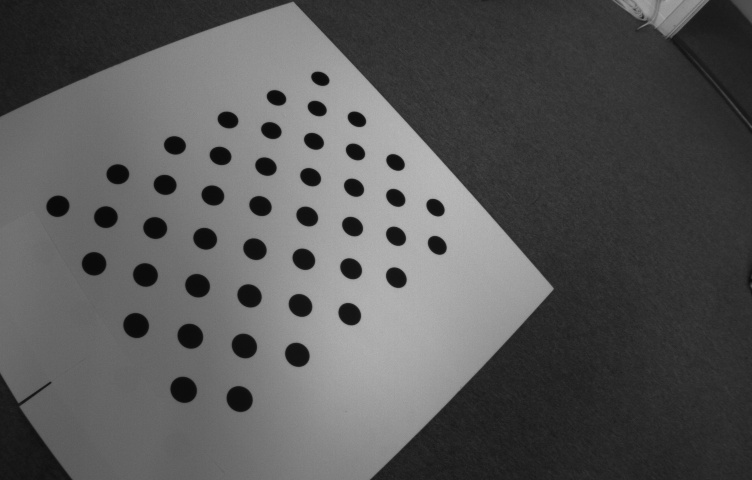
//> input picture uEyeCalibration/images/uEye1/xx0.jpg, 752 x 480 px, given in place of uEye1.xml, which was not available
$ ./calibration   (built with g++ and OpenCV 4)
//> lines starting //> are read from the running program, lines starting //| are printed output that depends on the picture; pictures that were not available may be replaced by others from this repository, and a replacement may not be noted
#include <iostream>
#include <sstream>
#include <time.h>

#include <opencv2/core/core.hpp>
#include <opencv2/imgproc/imgproc.hpp>
#include <opencv2/calib3d/calib3d.hpp>
#include <opencv2/highgui/highgui.hpp>

using namespace cv;
using namespace std;

void help()
{
    cout <<  "This is a camera calibration sample." << endl
         <<  "Usage: calibration configurationFile"  << endl
         <<  "Near the sample file you'll find the configuration file, which has detailed help of "
             "how to edit it.  It may be any OpenCV supported file format XML/YAML." << endl;
}
class Settings
{
public:
    Settings() : goodInput(false) {}
    enum Pattern { NOT_EXISTING, CHESSBOARD, CIRCLES_GRID, ASYMMETRIC_CIRCLES_GRID };
    enum InputType {INVALID, CAMERA, VIDEO_FILE, IMAGE_LIST};

    // [22 lines left out: function write, not called in this run]
    void read(const FileNode& node)                          //Read serialization for this class
    {
        node["BoardSize_Width" ] >> boardSize.width;
        node["BoardSize_Height"] >> boardSize.height;
        node["Calibrate_Pattern"] >> patternToUse;
        node["Square_Size"]  >> squareSize;
        node["Calibrate_NrOfFrameToUse"] >> nrFrames;
        node["Calibrate_FixAspectRatio"] >> aspectRatio;
        node["Write_DetectedFeaturePoints"] >> bwritePoints;
        node["Write_extrinsicParameters"] >> bwriteExtrinsics;
        node["Write_outputFileName"] >> outputFileName;
        node["Calibrate_AssumeZeroTangentialDistortion"] >> calibZeroTangentDist;
        node["Calibrate_FixPrincipalPointAtTheCenter"] >> calibFixPrincipalPoint;
        node["Input_FlipAroundHorizontalAxis"] >> flipVertical;
        node["Show_UndistortedImage"] >> showUndistorsed;
        node["Input"] >> input;
        node["Input_Delay"] >> delay;
        interprate();
    }
    void interprate()
    {
        goodInput = true;
        if (boardSize.width <= 0 || boardSize.height <= 0)
        {
            cerr << "Invalid Board size: " << boardSize.width << " " << boardSize.height << endl;
            goodInput = false;
        }
        if (squareSize <= 10e-6)
        {
            cerr << "Invalid square size " << squareSize << endl;
            goodInput = false;
        }
        if (nrFrames <= 0)
        {
            cerr << "Invalid number of frames " << nrFrames << endl;
            goodInput = false;
        }

        if (input.empty())      // Check for valid input
                inputType = INVALID;
        else
        {
            if (input[0] >= '0' && input[0] <= '9')
            {
                stringstream ss(input);
                ss >> cameraID;
                inputType = CAMERA;
            }
            else
            {
                if (readStringList(input, imageList))
                    {
                        inputType = IMAGE_LIST;
                        nrFrames = (nrFrames < imageList.size()) ? nrFrames : imageList.size();
                    }
                else
                    inputType = VIDEO_FILE;
            }
            if (inputType == CAMERA)
                inputCapture.open(cameraID);
            if (inputType == VIDEO_FILE)
                inputCapture.open(input);
            if (inputType != IMAGE_LIST && !inputCapture.isOpened())
                    inputType = INVALID;
        }
        if (inputType == INVALID)
        {
            cerr << " Inexistent input: " << input;
            goodInput = false;
        }

        flag = 0;
        if(calibFixPrincipalPoint) flag |= CV_CALIB_FIX_PRINCIPAL_POINT;
        if(calibZeroTangentDist)   flag |= CV_CALIB_ZERO_TANGENT_DIST;
        if(aspectRatio)            flag |= CV_CALIB_FIX_ASPECT_RATIO;


        calibrationPattern = NOT_EXISTING;
        if (!patternToUse.compare("CHESSBOARD")) calibrationPattern = CHESSBOARD;
        if (!patternToUse.compare("CIRCLES_GRID")) calibrationPattern = CIRCLES_GRID;
        if (!patternToUse.compare("ASYMMETRIC_CIRCLES_GRID")) calibrationPattern = ASYMMETRIC_CIRCLES_GRID;
        if (calibrationPattern == NOT_EXISTING)
            {
                cerr << " Inexistent camera calibration mode: " << patternToUse << endl;
                goodInput = false;
            }
        atImageList = 0;

    }
    Mat nextImage()
    {
        Mat result;
        if( inputCapture.isOpened() )
        {
            Mat view0;
            inputCapture >> view0;
//> view0 is the input picture: 480 rows x 752 cols, CV_8UC3; min 5, max 189, mean 87
            view0.copyTo(result);
        }
        else if( atImageList < (int)imageList.size() )
            result = imread(imageList[atImageList++], CV_LOAD_IMAGE_COLOR);

        return result;
    }

    static bool readStringList( const string& filename, vector<string>& l )
    {
        l.clear();
        FileStorage fs(filename, FileStorage::READ);
        if( !fs.isOpened() )
            return false;
        FileNode n = fs.getFirstTopLevelNode();
        if( n.type() != FileNode::SEQ )
            return false;
        FileNodeIterator it = n.begin(), it_end = n.end();
        for( ; it != it_end; ++it )
            l.push_back((string)*it);
        return true;
    }
public:
    Size boardSize;            // The size of the board -> Number of items by width and height
    Pattern calibrationPattern;// One of the Chessboard, circles, or asymmetric circle pattern
    float squareSize;          // The size of a square in your defined unit (point, millimeter,etc).
    int nrFrames;              // The number of frames to use from the input for calibration
    float aspectRatio;         // The aspect ratio
    int delay;                 // In case of a video input
    bool bwritePoints;         //  Write detected feature points
    bool bwriteExtrinsics;     // Write extrinsic parameters
    bool calibZeroTangentDist; // Assume zero tangential distortion
    bool calibFixPrincipalPoint;// Fix the principal point at the center
    bool flipVertical;          // Flip the captured images around the horizontal axis
    string outputFileName;      // The name of the file where to write
    bool showUndistorsed;       // Show undistorted images after calibration
    string input;               // The input ->


    int cameraID;
    vector<string> imageList;
    int atImageList;
    VideoCapture inputCapture;
    InputType inputType;
    bool goodInput;
    int flag;

private:
    string patternToUse;


};

// [4 lines left out: function write, not called in this run]
void read(const FileNode& node, Settings& x, const Settings& default_value = Settings())
{
    if(node.empty())
        x = default_value;
    else
        x.read(node);
}

enum { DETECTION = 0, CAPTURING = 1, CALIBRATED = 2 };

bool runCalibrationAndSave(Settings& s, Size imageSize, Mat&  cameraMatrix, Mat& distCoeffs,
                           vector<vector<Point2f> > imagePoints );

int main(int argc, char* argv[])
{

    int image_number = 0;

    help();
    Settings s;
    const string inputSettingsFile = "default.xml";
    FileStorage fs(inputSettingsFile, FileStorage::READ); // Read the settings
    if (!fs.isOpened())
    {
        cout << "Could not open the configuration file: \"" << inputSettingsFile << "\"" << endl;
        return -1;
    }
    fs["Settings"] >> s;
    fs.release();                                         // close Settings file

    if (!s.goodInput)
    {
        cout << "Invalid input detected. Application stopping. " << endl;
        return -1;
    }

    vector<vector<Point2f> > imagePoints;
    Mat cameraMatrix, distCoeffs;
    Size imageSize;
    int mode = s.inputType == Settings::IMAGE_LIST ? CAPTURING : DETECTION;
    clock_t prevTimestamp = 0;
    const Scalar RED(0,0,255), GREEN(0,255,0);
    const char ESC_KEY = 27;

    for(int i = 0;;++i)
    {
      Mat view;
      bool blinkOutput = false;

      view = s.nextImage();

      //-----  If no more image, or got enough, then stop calibration and show result -------------
      if( mode == CAPTURING && imagePoints.size() >= (unsigned)s.nrFrames )
      {

          if( runCalibrationAndSave(s, imageSize,  cameraMatrix, distCoeffs, imagePoints))
              mode = CALIBRATED;
          else
              mode = DETECTION;
      }
      if(view.empty())          // If no more images then run calibration, save and stop loop.
      {
            if( imagePoints.size() > 0 )
                runCalibrationAndSave(s, imageSize,  cameraMatrix, distCoeffs, imagePoints);
            break;
      }


        imageSize = view.size();  // Format input image.
//> imageSize = Size(752, 480)
        if( s.flipVertical )    flip( view, view, 0 );

        vector<Point2f> pointBuf;

        imshow("this is you, smile! :)", view);


//////////////////////////////////
SimpleBlobDetector::Params params;
params.maxArea =  100 * 100;
params.minArea = 10;
params.minDistBetweenBlobs = 2;
Ptr<FeatureDetector> blobDetector = SimpleBlobDetector::create(params);


/////////////////////////////

        bool found;
        switch( s.calibrationPattern ) // Find feature points on the input format
        {
        case Settings::CHESSBOARD:
            found = findChessboardCorners( view, s.boardSize, pointBuf,
                CV_CALIB_CB_ADAPTIVE_THRESH | CV_CALIB_CB_FAST_CHECK | CV_CALIB_CB_NORMALIZE_IMAGE);
            break;
        case Settings::CIRCLES_GRID:
            found = findCirclesGrid( view, s.boardSize, pointBuf );
            break;
        case Settings::ASYMMETRIC_CIRCLES_GRID:

            found = findCirclesGrid( view, s.boardSize, pointBuf, CALIB_CB_ASYMMETRIC_GRID, blobDetector);
//> found = true; pointBuf = 44 Points (x, y), first 12: [319.8, 78.26], [356.4, 118.8], [395, 161.9], [435, 207.1], [316.7, 108], [355, 151.5], [395.3, 197.3], [436.8, 244.9], [276, 97.35], [313.4, 140.8], [353.5, 187.2], [395.5, 235.8]
            //TODO: it fails here!
            /*
            std::cout << found << std::endl;
            std::cout << s.boardSize << std::endl;
            std::cout << pointBuf << std::endl;
            std::cout << CALIB_CB_ASYMMETRIC_GRID << std::endl;
            */
            break;
        }
        if ( found)                // If done with success,
        {
            std::cout << "win!" << std::endl;
              // improve the found corners' coordinate accuracy for chessboard
                if( s.calibrationPattern == Settings::CHESSBOARD)
                {
                    Mat viewGray;
                    cvtColor(view, viewGray, CV_BGR2GRAY);
                    cornerSubPix( viewGray, pointBuf, Size(11,11),
                        Size(-1,-1), TermCriteria( CV_TERMCRIT_EPS+CV_TERMCRIT_ITER, 30, 0.1 ));
                }

                if( mode == CAPTURING &&  // For camera only take new samples after delay time
                    (!s.inputCapture.isOpened() || clock() - prevTimestamp > s.delay*1e-3*CLOCKS_PER_SEC) )
                {
                    imagePoints.push_back(pointBuf);
                    prevTimestamp = clock();
                    blinkOutput = s.inputCapture.isOpened();
                }

                // Draw the corners.
                drawChessboardCorners( view, s.boardSize, Mat(pointBuf), found );
        }
        else{
            std::cout << "fck fail: " << image_number <<std::endl;
        }
        image_number++;

        //----------------------------- Output Text ------------------------------------------------
        string msg = (mode == CAPTURING) ? "100/100" :
                      mode == CALIBRATED ? "Calibrated" : "Press 'g' to start";
        int baseLine = 0;
        Size textSize = getTextSize(msg, 1, 1, 1, &baseLine);
        Point textOrigin(view.cols - 2*textSize.width - 10, view.rows - 2*baseLine - 10);
//> textOrigin = Point(444, 458)

        if( mode == CAPTURING )
        {
            if(s.showUndistorsed)
                msg = format( "%d/%d Undist", (int)imagePoints.size(), s.nrFrames );
            else
                msg = format( "%d/%d", (int)imagePoints.size(), s.nrFrames );
        }

        putText( view, msg, textOrigin, 1, 1, mode == CALIBRATED ?  GREEN : RED);
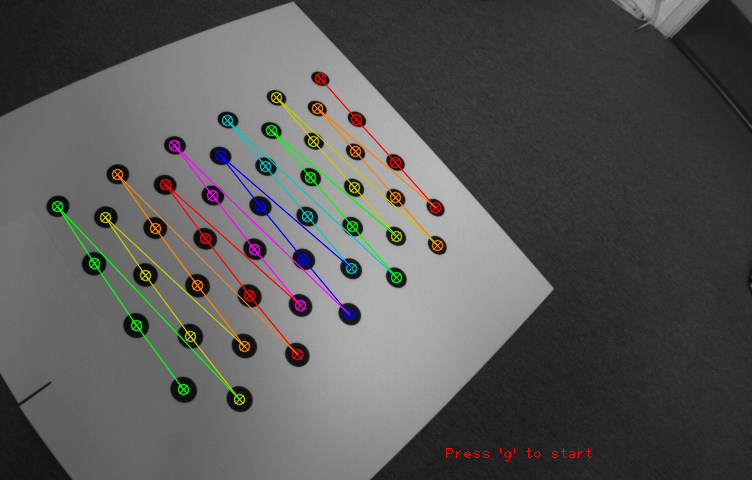
//> view: 480 rows x 752 cols, CV_8UC3; mean B, G, R 86.7, 88, 88.5

        if( blinkOutput )
            bitwise_not(view, view);

        //------------------------- Video capture  output  undistorted ------------------------------
        if( mode == CALIBRATED && s.showUndistorsed )
        {
            Mat temp = view.clone();
            undistort(temp, view, cameraMatrix, distCoeffs);
        }

        //------------------------------ Show image and check for input commands -------------------
        imshow("Image View", view);
        char key =  waitKey(s.inputCapture.isOpened() ? 50 : s.delay);
//> the 'q' key is pressed

        if( key  == ESC_KEY )
            break;

        if( key == 'u' && mode == CALIBRATED )
           s.showUndistorsed = !s.showUndistorsed;

        if( s.inputCapture.isOpened() && key == 'g' )
        {
            mode = CAPTURING;
            imagePoints.clear();
        }
    }

    // -----------------------Show the undistorted image for the image list ------------------------
    if( s.inputType == Settings::IMAGE_LIST && s.showUndistorsed )
    {
        Mat view, rview, map1, map2;
        initUndistortRectifyMap(cameraMatrix, distCoeffs, Mat(),
            getOptimalNewCameraMatrix(cameraMatrix, distCoeffs, imageSize, 1, imageSize, 0),
            imageSize, CV_16SC2, map1, map2);

        for(int i = 0; i < (int)s.imageList.size(); i++ )
        {
            view = imread(s.imageList[i], 1);
            if(view.empty())
                continue;
            remap(view, rview, map1, map2, INTER_LINEAR);
            imshow("Image View", rview);
            char c = waitKey();
            if( c  == ESC_KEY || c == 'q' || c == 'Q' )
                break;
        }
    }


    return 0;
}

// [173 lines left out: functions computeReprojectionErrors, calcBoardCornerPositions, runCalibration, saveCameraParams, runCalibrationAndSave, not called in this run]

$ run again, on uEyeCalibration/images/uEye1/xx10.jpg
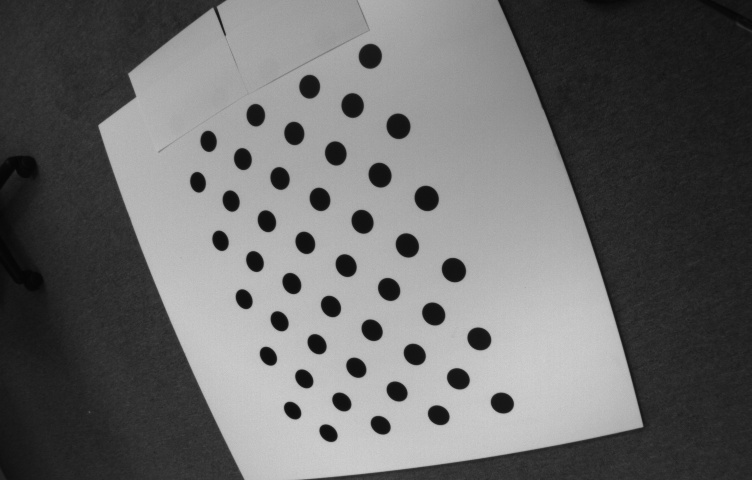
//> input picture uEyeCalibration/images/uEye1/xx10.jpg, 752 x 480 px, given in place of uEye1.xml, which was not available
//> in nextImage, view0 is the input picture: 480 rows x 752 cols, CV_8UC3; min 4, max 208, mean 106.4
//> found = true; pointBuf = 44 Points (x, y), first 12: [501.8, 402.5], [438.2, 414.8], [380.2, 424.7], [328, 432.7], [457.9, 378.4], [396.6, 391], [341.3, 401.5], [292.1, 410.1], [478.8, 338.4], [414.2, 354], [355.8, 367.2], [303.8, 378.4]
//> `putText( view, msg, textOrigin, 1, 1, mode == CALIBRATED ?  GREEN : RE..`:
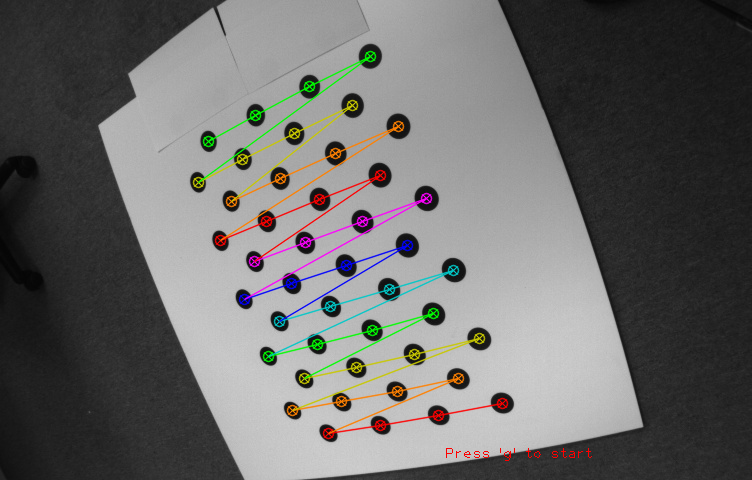
//> view: 480 rows x 752 cols, CV_8UC3; mean B, G, R 105.6, 106.8, 107.4

$ run again, on uEyeCalibration/images/uEye1/xx11.jpg
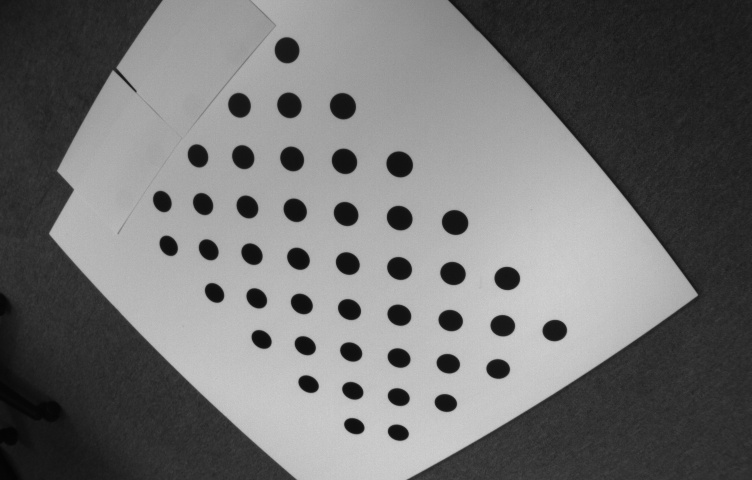
//> input picture uEyeCalibration/images/uEye1/xx11.jpg, 752 x 480 px, given in place of uEye1.xml, which was not available
//> in nextImage, view0 is the input picture: 480 rows x 752 cols, CV_8UC3; min 3, max 211, mean 113.5
//> found = true; pointBuf = 44 Points (x, y), first 12: [554.3, 330.1], [497.7, 368.5], [445.3, 402.5], [397.8, 432.2], [502.3, 325.2], [447.8, 363.2], [398.2, 396.6], [353.8, 425.7], [506.7, 278], [450.2, 320.1], [398.6, 357.5], [352.3, 390.3]
//> `putText( view, msg, textOrigin, 1, 1, mode == CALIBRATED ?  GREEN : RE..`:
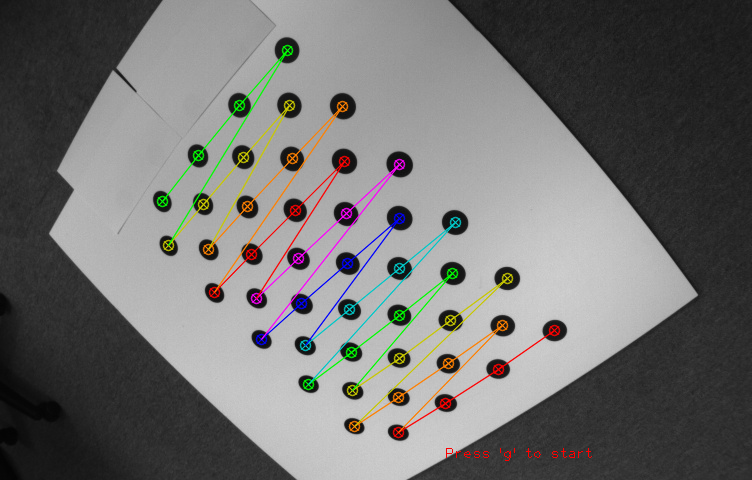
//> view: 480 rows x 752 cols, CV_8UC3; mean B, G, R 112.8, 114, 114.5

$ run again, on uEyeCalibration/images/uEye1/xx12.jpg
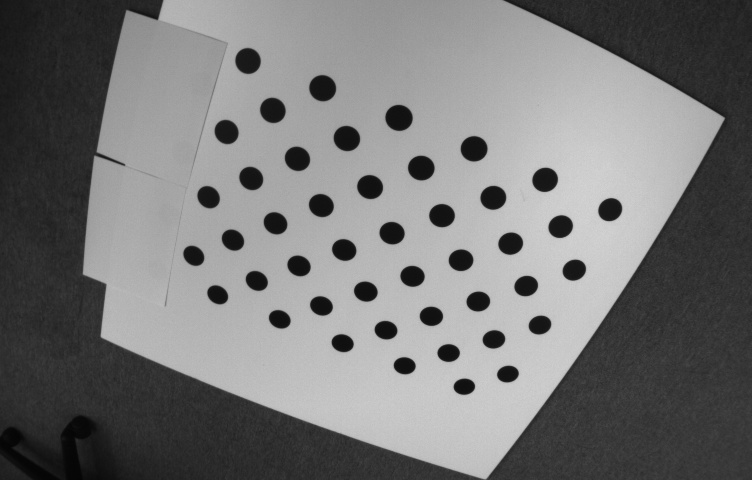
//> input picture uEyeCalibration/images/uEye1/xx12.jpg, 752 x 480 px, given in place of uEye1.xml, which was not available
//> in nextImage, view0 is the input picture: 480 rows x 752 cols, CV_8UC3; min 4, max 213, mean 119.1
//> found = true; pointBuf = 44 Points (x, y), first 12: [609.8, 209.2], [573.8, 269.6], [539.5, 324.6], [507.4, 373.6], [560.2, 226.2], [525.7, 285.6], [493.4, 338.9], [463.8, 386.2], [544.6, 179.3], [510.2, 243.1], [477.8, 301], [448.1, 352.6]
//> `putText( view, msg, textOrigin, 1, 1, mode == CALIBRATED ?  GREEN : RE..`:
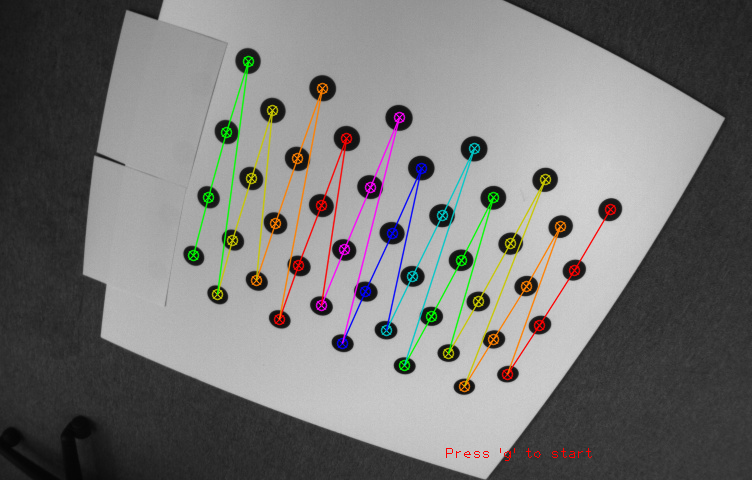
//> view: 480 rows x 752 cols, CV_8UC3; mean B, G, R 118.2, 119.5, 120.1
